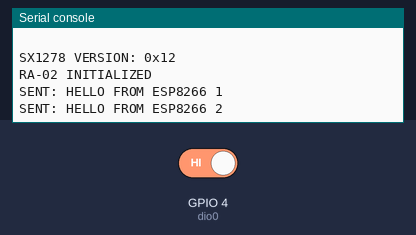
A program run on a simulated ESP8266 board running MicroPython. Shown: the last lines printed to the serial console. Inputs (shaded band) come from the test bench; at power-on: GPIO 4 (dio0) HIGH. No radio messages arrive unless stated (any console line starting 'radio sent:' is added by the test bench).

Above: at 1.2 s.
1.3 s: GPIO 4 (dio0) driven LOW
At 5.1 s:
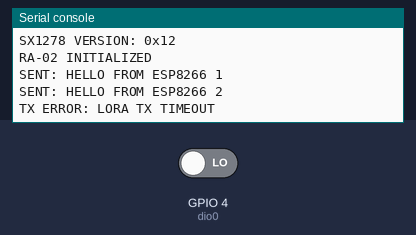
5.4 s: GPIO 4 (dio0) driven HIGH
At 6.2 s:
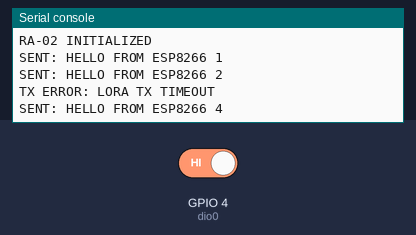
Timing chart, 0 to 8.4 s (numbered marks = the images above; inputs shaded):
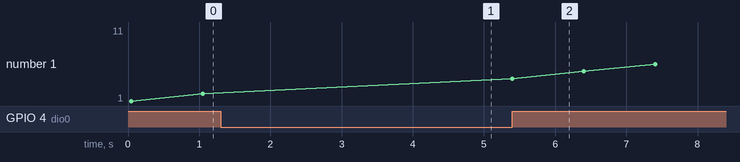

Measured:
- after the input at 1.3 s, the serial console: prints a new line after 2.8 s (image 1)
- after the input at 5.4 s, the serial console: prints a new line at once (image 2)
- plotted number 1: 2 → 11 after the input at 5.4 s

The program:

ESP8266MOD_RA02_test.py
```python
from machine import Pin, SPI
import time


# ============================================================
# ESP8266 + RA-02 SX1278
# SIMPLE LORA STRING TRANSMITTER
# ============================================================


# ------------------------------------------------------------
# CONNECTIONS
# ------------------------------------------------------------

# ESP8266 HSPI fixed pins:
#
# D5 / GPIO14 -> SCK
# D7 / GPIO13 -> MOSI
# D6 / GPIO12 -> MISO
#
# D4 / GPIO2  -> NSS / CS
# D1 / GPIO5  -> RESET
# D2 / GPIO4  -> DIO0


CS_PIN = 2
RESET_PIN = 5
DIO0_PIN = 4


# ------------------------------------------------------------
# LORA SETTINGS
# Must exactly match ESP32-S3 receiver
# ------------------------------------------------------------

FREQUENCY = 433_000_000


# ============================================================
# SX1278 DRIVER
# ============================================================

class SX1278:

    REG_FIFO = 0x00
    REG_OP_MODE = 0x01

    REG_FRF_MSB = 0x06
    REG_FRF_MID = 0x07
    REG_FRF_LSB = 0x08

    REG_PA_CONFIG = 0x09
    REG_OCP = 0x0B
    REG_LNA = 0x0C

    REG_FIFO_ADDR_PTR = 0x0D
    REG_FIFO_TX_BASE_ADDR = 0x0E
    REG_FIFO_RX_BASE_ADDR = 0x0F

    REG_IRQ_FLAGS = 0x12

    REG_MODEM_CONFIG_1 = 0x1D
    REG_MODEM_CONFIG_2 = 0x1E

    REG_PREAMBLE_MSB = 0x20
    REG_PREAMBLE_LSB = 0x21

    REG_PAYLOAD_LENGTH = 0x22

    REG_MODEM_CONFIG_3 = 0x26

    REG_SYNC_WORD = 0x39

    REG_DIO_MAPPING_1 = 0x40

    REG_VERSION = 0x42


    MODE_LONG_RANGE = 0x80

    MODE_SLEEP = 0x00
    MODE_STANDBY = 0x01
    MODE_TX = 0x03


    IRQ_TX_DONE = 0x08


    def __init__(
        self,
        spi,
        cs,
        reset,
        dio0,
        frequency
    ):

        self.spi = spi
        self.cs = cs
        self.reset = reset
        self.dio0 = dio0
        self.frequency = frequency


    # --------------------------------------------------------

    def write_reg(self, address, value):

        self.cs.value(0)

        self.spi.write(
            bytes((
                address | 0x80,
                value & 0xFF
            ))
        )

        self.cs.value(1)


    # --------------------------------------------------------

    def read_reg(self, address):

        self.cs.value(0)

        self.spi.write(
            bytes((
                address & 0x7F,
            ))
        )

        data = self.spi.read(
            1,
            0x00
        )

        self.cs.value(1)

        return data[0]


    # --------------------------------------------------------

    def write_fifo(self, data):

        self.cs.value(0)

        self.spi.write(
            bytes((
                self.REG_FIFO | 0x80,
            ))
        )

        self.spi.write(data)

        self.cs.value(1)


    # --------------------------------------------------------

    def reset_radio(self):

        self.reset.value(0)
        time.sleep_ms(10)

        self.reset.value(1)
        time.sleep_ms(20)


    # --------------------------------------------------------

    def set_frequency(self, frequency):

        frf = int(
            (frequency * 524288)
            / 32_000_000
        )

        self.write_reg(
            self.REG_FRF_MSB,
            (frf >> 16) & 0xFF
        )

        self.write_reg(
            self.REG_FRF_MID,
            (frf >> 8) & 0xFF
        )

        self.write_reg(
            self.REG_FRF_LSB,
            frf & 0xFF
        )


    # --------------------------------------------------------

    def standby(self):

        self.write_reg(
            self.REG_OP_MODE,
            self.MODE_LONG_RANGE |
            self.MODE_STANDBY
        )


    # --------------------------------------------------------

    def begin(self):

        self.cs.value(1)

        self.reset_radio()

        version = self.read_reg(
            self.REG_VERSION
        )

        print(
            "SX1278 VERSION:",
            hex(version)
        )


        if version != 0x12:

            raise OSError(
                "RA-02 NOT FOUND. "
                "Expected 0x12, got 0x%02X"
                % version
            )


        # LoRa mode
        self.write_reg(
            self.REG_OP_MODE,
            self.MODE_LONG_RANGE |
            self.MODE_SLEEP
        )

        time.sleep_ms(10)


        # Frequency
        self.set_frequency(
            self.frequency
        )


        # FIFO
        self.write_reg(
            self.REG_FIFO_TX_BASE_ADDR,
            0x00
        )

        self.write_reg(
            self.REG_FIFO_RX_BASE_ADDR,
            0x00
        )


        # LNA boost
        self.write_reg(
            self.REG_LNA,
            self.read_reg(
                self.REG_LNA
            ) | 0x03
        )


        # ----------------------------------------------------
        # LoRa configuration
        #
        # BW = 125 kHz
        # CR = 4/5
        # Explicit header
        # ----------------------------------------------------

        self.write_reg(
            self.REG_MODEM_CONFIG_1,
            0x72
        )


        # SF7 + CRC ON
        self.write_reg(
            self.REG_MODEM_CONFIG_2,
            0x74
        )


        # AGC ON
        self.write_reg(
            self.REG_MODEM_CONFIG_3,
            0x04
        )


        # Preamble 8
        self.write_reg(
            self.REG_PREAMBLE_MSB,
            0x00
        )

        self.write_reg(
            self.REG_PREAMBLE_LSB,
            0x08
        )


        # Sync word
        self.write_reg(
            self.REG_SYNC_WORD,
            0x12
        )


        # PA_BOOST
        # approximately +17 dBm
        self.write_reg(
            self.REG_PA_CONFIG,
            0x8F
        )


        self.write_reg(
            self.REG_OCP,
            0x2B
        )


        self.write_reg(
            self.REG_IRQ_FLAGS,
            0xFF
        )


        self.standby()

        print(
            "RA-02 INITIALIZED"
        )


    # --------------------------------------------------------

    def send(self, message):

        # Convert string -> bytes
        if isinstance(
            message,
            str
        ):

            payload = message.encode(
                "utf-8"
            )

        else:

            payload = message


        if len(payload) > 255:

            raise ValueError(
                "Message too long"
            )


        self.standby()


        # DIO0 = TxDone
        self.write_reg(
            self.REG_DIO_MAPPING_1,
            0x40
        )


        # Clear IRQ
        self.write_reg(
            self.REG_IRQ_FLAGS,
            0xFF
        )


        # Start FIFO at 0
        self.write_reg(
            self.REG_FIFO_ADDR_PTR,
            0x00
        )


        # Write data
        self.write_fifo(
            payload
        )


        # Tell SX1278 payload length
        self.write_reg(
            self.REG_PAYLOAD_LENGTH,
            len(payload)
        )


        # Start transmit
        self.write_reg(
            self.REG_OP_MODE,
            self.MODE_LONG_RANGE |
            self.MODE_TX
        )


        start = time.ticks_ms()


        # Wait for DIO0 TxDone
        while self.dio0.value() == 0:

            if time.ticks_diff(
                time.ticks_ms(),
                start
            ) > 2000:

                self.standby()

                raise OSError(
                    "LORA TX TIMEOUT"
                )

            time.sleep_ms(1)


        # Clear TxDone
        self.write_reg(
            self.REG_IRQ_FLAGS,
            self.IRQ_TX_DONE
        )


        self.standby()


# ============================================================
# ESP8266 HARDWARE SPI
# ============================================================

spi = SPI(
    1,
    baudrate=2_000_000,
    polarity=0,
    phase=0
)


# ============================================================
# PINS
# ============================================================

cs = Pin(
    CS_PIN,
    Pin.OUT,
    value=1
)


reset = Pin(
    RESET_PIN,
    Pin.OUT,
    value=1
)


dio0 = Pin(
    DIO0_PIN,
    Pin.IN
)


# ============================================================
# CREATE RADIO
# ============================================================

radio = SX1278(
    spi,
    cs,
    reset,
    dio0,
    FREQUENCY
)


# ============================================================
# START
# ============================================================

print()
print("==============================")
print(" ESP8266 LORA TRANSMITTER")
print(" RA-02 SX1278 433 MHz")
print("==============================")
print()


radio.begin()


# ============================================================
# SEND STRING CONTINUOUSLY
# ============================================================

counter = 0


while True:

    counter += 1


    message = (
        "HELLO FROM ESP8266 "
        + str(counter)
    )


    try:

        radio.send(
            message
        )

        print(
            "SENT:",
            message
        )


    except Exception as e:

        print(
            "TX ERROR:",
            e
        )


    time.sleep(1)
```
